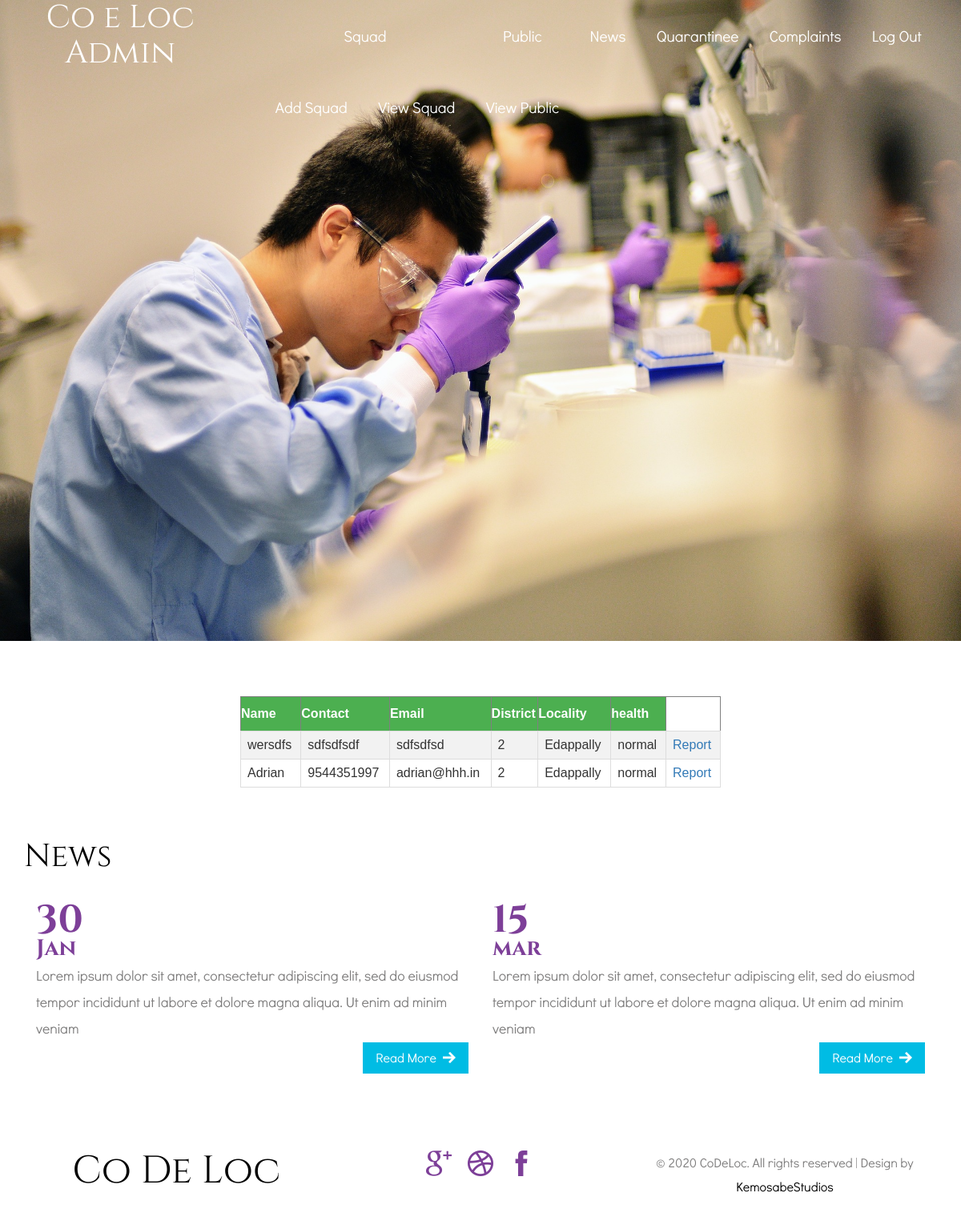
The app's page /Admin_ViewPublic.php with its own data.
### tables this page shows
CREATE TABLE `tb_public` (
  `pub_id` int(200) NOT NULL AUTO_INCREMENT,
  `name` varchar(200) DEFAULT NULL,
  `contact` varchar(200) DEFAULT NULL,
  `email` varchar(200) DEFAULT NULL,
  `locality` varchar(100) DEFAULT NULL,
  `district` varchar(100) DEFAULT NULL,
  `password` varchar(100) DEFAULT NULL,
  `health` varbinary(200) DEFAULT 'normal',
  PRIMARY KEY (`pub_id`)
);

CREATE TABLE `tb_locality` (
  `loc_id` int(100) NOT NULL AUTO_INCREMENT,
  `locality` varchar(100) DEFAULT NULL,
  `district` varchar(100) DEFAULT NULL,
  PRIMARY KEY (`loc_id`)
);

### Admin_ViewPublic.php (the view, shortened to what this page needs)
<?php
include("Header_Admin.php");
include("DBConnect.php");
?>
<center>
    <table border="1" class="customers">
        <tr>
            <th>Name</th>
            <th>Contact</th>
            <th>Email</th>
            <th>District</th>
            <th>Locality</th>
            <th>health</th>
            <br />
            <br />
            <br />
        </tr>
        <?php
        $res = mysqli_query($conn, "SELECT * FROM `tb_public` p , `tb_district` d, `tb_locality` l WHERE p.`district`=d.`dist_id` AND d.`dist_id`=l.`district` AND p.`locality`=l.`loc_id`");
        while ($rs = mysqli_fetch_array($res)) {
            echo "<tr><td>$rs[name]</td><td>$rs[contact]</td><td>$rs[email]</td><td>$rs[district]</td><td>$rs[locality]</td><td>$rs[health]</td><td><a href='PublicReportProcess.php?pub_id=$rs[pub_id]&locality=$rs[locality]'>Report</a></td></tr>";
        }
        ?>
    </table>
</center>
<?php
include("Footer.php");
?>

### css/style.css (style rules this page uses)
html, body { background: #fff; font-size: 100%; font-family: 'DidactGothic'; }
body a { transition: 0.5s all; -webkit-transition: 0.5s all; -o-transition: 0.5s all; -moz-transition: 0.5s all; -ms-transition: 0.5s all; }

### Admin_ViewPublic.php (style rules this page uses)
.customers { font-family: "Trebuchet MS", Arial, Helvetica, sans-serif; border-collapse: collapse; width: 50%; }
.customers td, #customers th { border: 1px solid #ddd; padding: 8px; }
.customers tr:nth-child(even) { background-color: #f2f2f2; }
.customers th { padding-top: 12px; padding-bottom: 12px; text-align: left; background-color: #4CAF50; color: white; }

### records on screen
tb_public: name "wersdfs", contact "sdfsdfsdf", email "sdfsdfsd", tb_locality.district "2", tb_locality.locality "Edappally", health "normal"
tb_public: name "Adrian", contact "9544351997", email "adrian@hhh.in", tb_locality.district "2", tb_locality.locality "Edappally", health "normal"
